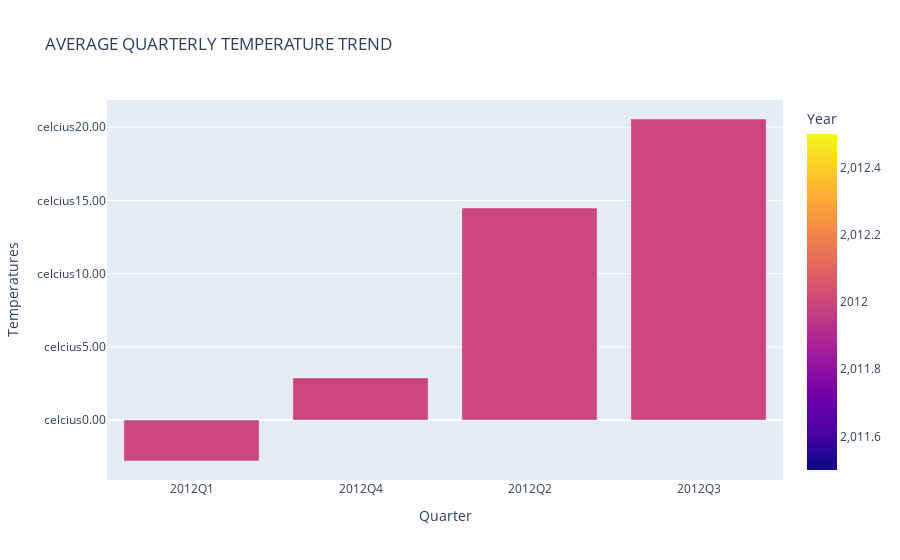

This figure's notebook cell:
### Code cell
fig=px.bar(
    quarterly_temperature_trend,
    x = 'Quarter',
    y= 'Temp_C',
    color='Year',
    hover_name='Year',
    title='AVERAGE QUARTERLY TEMPERATURE TREND',
    labels={'Temp_C':'Temperatures'}
)
fig.update_layout(showlegend = True,yaxis_tickprefix ='celcius',yaxis_tickformat=',.2f')

### Figure 1 — Plotly figure (JSON) as saved in the notebook; plotly's stock layout.template omitted (floating-point values rounded to 4 significant figures)
{"data": [{"alignmentgroup": "True", "hovertemplate": "<b>%{hovertext}</b><br><br>Quarter=%{x}<br>Temperatures=%{y}<br>Year=%{marker.color}<extra></extra>", "hovertext": [2012, 2012, 2012, 2012], "legendgroup": "", "marker": {"color": [2012, 2012, 2012, 2012], "coloraxis": "coloraxis", "pattern": {"shape": ""}}, "name": "", "offsetgroup": "", "orientation": "v", "showlegend": false, "textposition": "auto", "type": "bar", "x": ["2012Q1", "2012Q4", "2012Q2", "2012Q3"], "xaxis": "x", "y": [-2.794, 2.881, 14.48, 20.56], "yaxis": "y"}], "layout": {"barmode": "relative", "coloraxis": {"colorbar": {"title": {"text": "Year"}}, "colorscale": [[0, "#0d0887"], [0.1111, "#46039f"], [0.2222, "#7201a8"], [0.3333, "#9c179e"], [0.4444, "#bd3786"], [0.5556, "#d8576b"], [0.6667, "#ed7953"], [0.7778, "#fb9f3a"], [0.8889, "#fdca26"], [1, "#f0f921"]]}, "legend": {"tracegroupgap": 0}, "showlegend": true, "title": {"text": "AVERAGE QUARTERLY TEMPERATURE TREND"}, "xaxis": {"anchor": "y", "domain": [0, 1], "title": {"text": "Quarter"}}, "yaxis": {"anchor": "x", "domain": [0, 1], "tickformat": ",.2f", "tickprefix": "celcius", "title": {"text": "Temperatures"}}}}
